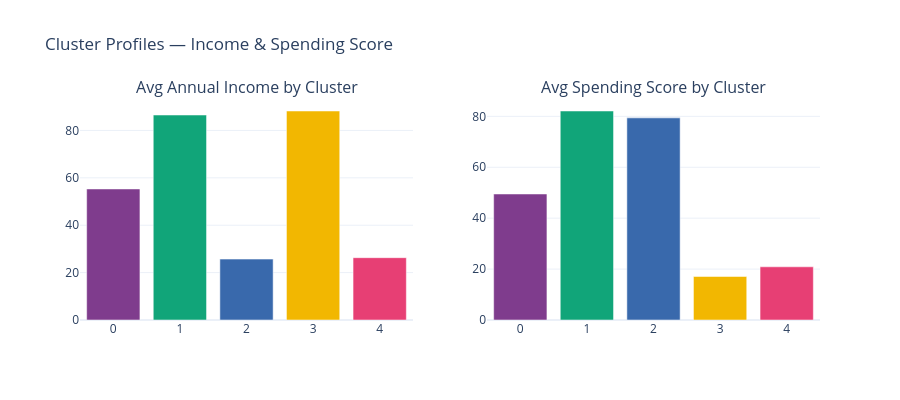

Here is the notebook cell this chart was saved with:
### Code cell
# Bar chart: avg income and spending per cluster
fig = make_subplots(rows=1, cols=2, subplot_titles=['Avg Annual Income by Cluster', 'Avg Spending Score by Cluster'])

colors = px.colors.qualitative.Bold[:5]

fig.add_trace(
    go.Bar(x=profile.index.astype(str), y=profile['Income'], marker_color=colors, name='Income'),
    row=1, col=1
)
fig.add_trace(
    go.Bar(x=profile.index.astype(str), y=profile['SpendingScore'], marker_color=colors, name='SpendingScore'),
    row=1, col=2
)

fig.update_layout(
    title_text='Cluster Profiles — Income & Spending Score',
    showlegend=False,
    height=400,
    template='plotly_white'
)
fig.show()

### Figure 1 — Plotly figure (JSON) as saved in the notebook; plotly's stock layout.template omitted (floating-point values rounded to 4 significant figures)
{"data": [{"marker": {"color": ["rgb(127, 60, 141)", "rgb(17, 165, 121)", "rgb(57, 105, 172)", "rgb(242, 183, 1)", "rgb(231, 63, 116)"]}, "name": "Income", "type": "bar", "x": ["0", "1", "2", "3", "4"], "xaxis": "x", "y": [55.3, 86.5, 25.7, 88.2, 26.3], "yaxis": "y"}, {"marker": {"color": ["rgb(127, 60, 141)", "rgb(17, 165, 121)", "rgb(57, 105, 172)", "rgb(242, 183, 1)", "rgb(231, 63, 116)"]}, "name": "SpendingScore", "type": "bar", "x": ["0", "1", "2", "3", "4"], "xaxis": "x2", "y": [49.5, 82.1, 79.4, 17.1, 20.9], "yaxis": "y2"}], "layout": {"annotations": [{"font": {"size": 16}, "showarrow": false, "text": "Avg Annual Income by Cluster", "x": 0.225, "xanchor": "center", "xref": "paper", "y": 1, "yanchor": "bottom", "yref": "paper"}, {"font": {"size": 16}, "showarrow": false, "text": "Avg Spending Score by Cluster", "x": 0.775, "xanchor": "center", "xref": "paper", "y": 1, "yanchor": "bottom", "yref": "paper"}], "height": 400, "showlegend": false, "title": {"text": "Cluster Profiles — Income & Spending Score"}, "xaxis": {"anchor": "y", "domain": [0, 0.45]}, "xaxis2": {"anchor": "y2", "domain": [0.55, 1]}, "yaxis": {"anchor": "x", "domain": [0, 1]}, "yaxis2": {"anchor": "x2", "domain": [0, 1]}}}
